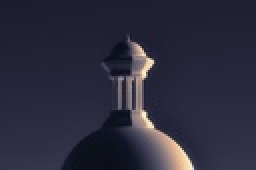
%> input picture contoh-pc.jpg, 128 x 85 px, shrunk from 1170 x 780 before the run (shown 2 times larger)
$ octave SpesifikasiHistogram152.m   (GNU Octave 9; MATLAB toolbox functions it lacks are replaced by stand-ins)
%> lines starting %> are read from the running program, lines starting %| are printed output that depends on the picture
clc;
clear;
close;
% Read the image to be modified
a=imread('contoh-pc.jpg');
%> a is the input picture: size 85x128x3 uint8; mean R, G, B 43.9, 43.7, 61.9
a = rgb2gray(a);
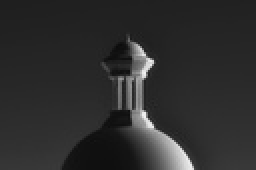
%> a: size 85x128 uint8 (shown 2 times larger); min 11, max 242, mean 45.8

% Convert to grayscale incase it is color
% a = rgb2gray(a);
b=size(a);                                          %Reading size
%> b = [85 128]

% Loop for Getting the Histogram of the image
c=zeros(1,256);
for i=1:b(1)                                        %Reading the rows
    for j=1:b(2)                                    %reading the columns
        for k=0:255                                 %k is pointing the graylevel form 0 to 255
            if a(i,j)==k                            %getting the graylevel of the pixel a(i,j)
                c(k+1)=c(k+1)+1;                    %increasing the frequency of the gray level found at a(i,j)
            end
        end
    end
end
%> after the loop, c = 256 values, max 841 at index 34, min 0 at index 1, mean 42.5

%Generating PDF out of histogram by diving by total no. of pixels
pdf=(1/(b(1)*b(2)))*c;
%> pdf = 256 values, max 0.0773 at index 34, min 0 at index 1, mean 0.00391

%Generating CDF out of PDF
cdf = zeros(1,256);
cdf(1)=pdf(1);
for i=2:256
    cdf(i)=cdf(i-1)+pdf(i);
end
%> after the loop, cdf = 256 values from 0 to 1
cdf = round(255*cdf);
%> cdf = 256 values from 0 to 255
%Reading the other image which has the required histogram
a1=imread('contoh-pc.jpg');

%Repeating the above steps for this image
a1 = rgb2gray(a1);
b1=size(a1);
%> b1 = [85 128]
a1=double(a1);

c1=zeros(1,256);
for i1=1:b1(1)
    for j1=1:b1(2)
        for k1=0:255
            if a1(i1,j1)==k1
                c1(k1+1)=c1(k1+1)+1;
            end
        end
    end
end
%> after the loop, c1 has the same summary as c
pdf1=(1/(b1(1)*b1(2)))*c1;
%> pdf1 has the same summary as pdf
cdf1 = zeros(1,256);
cdf1(1)=pdf1(1);
for i1=2:256
    cdf1(i1)=cdf1(i1-1)+pdf1(i1);
end
%> after the loop, cdf1 = 256 values from 0 to 1

cdf1 = round(255*cdf1);
%> cdf1 = 256 values from 0 to 255
%Comparing the CDFs of the given and the required images
d = 255*ones(1,256);
for k=1:256
    for k1=1:256
    if cdf(k)<cdf1(k1)
        d(k)=k1;%tranforming function d
        break
    end
    end
end
%> after the loop, d = 256 values from 16 to 255

%Generating the final output of the given image
ep = zeros(b(1),b(2));
for i=1:b(1)
    for j=1:b(2)
        t=(a(i,j)+1);
        ep(i,j)=d(t);
    end
end

%generating Histogram of the output image
c2 = zeros(1,256);
for i1=1:b1(1)
    for j1=1:b1(2)
        for k1=0:255
            if ep(i1,j1)==k1
                c2(k1+1)=c2(k1+1)+1;
            end
        end
    end
end
%> after the loop, c2 = 256 values, max 841 at index 36, min 0 at index 1, mean 42.5


%Plotting Given Image its histogram and Modified image and its Histogram
subplot(2,2,1);
imshow(uint8(a));
title('Citra asli');
subplot(2,2,2);
imshow(uint8(ep));
title('Hasil citra');
subplot(2,2,3);
plot(c);
title('histogram citra asli');
subplot(2,2,4);
plot(c2);
title('histogram hasil citra');
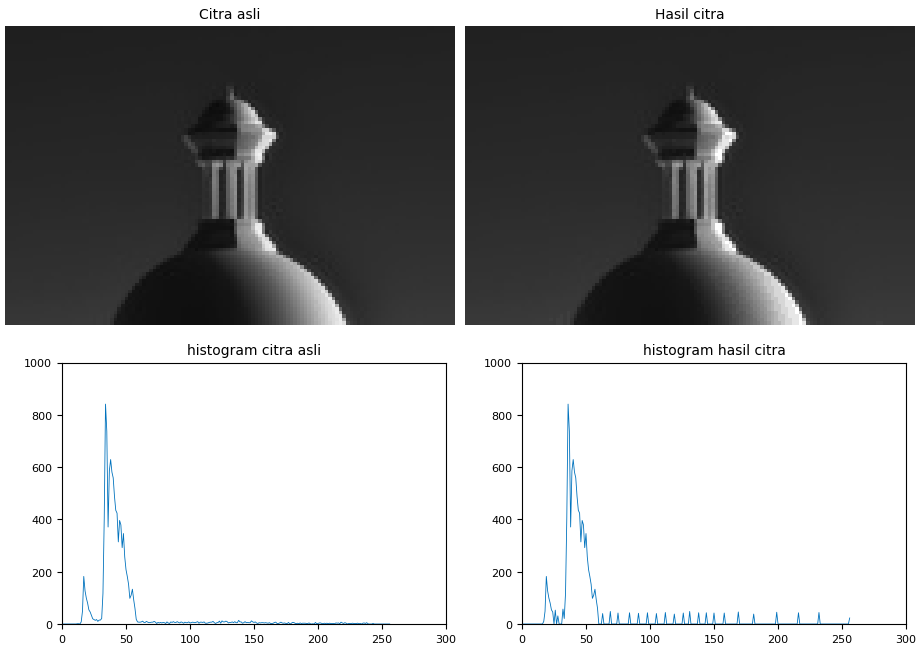
%> figure redrawn from the program's plot data, 4 panels
